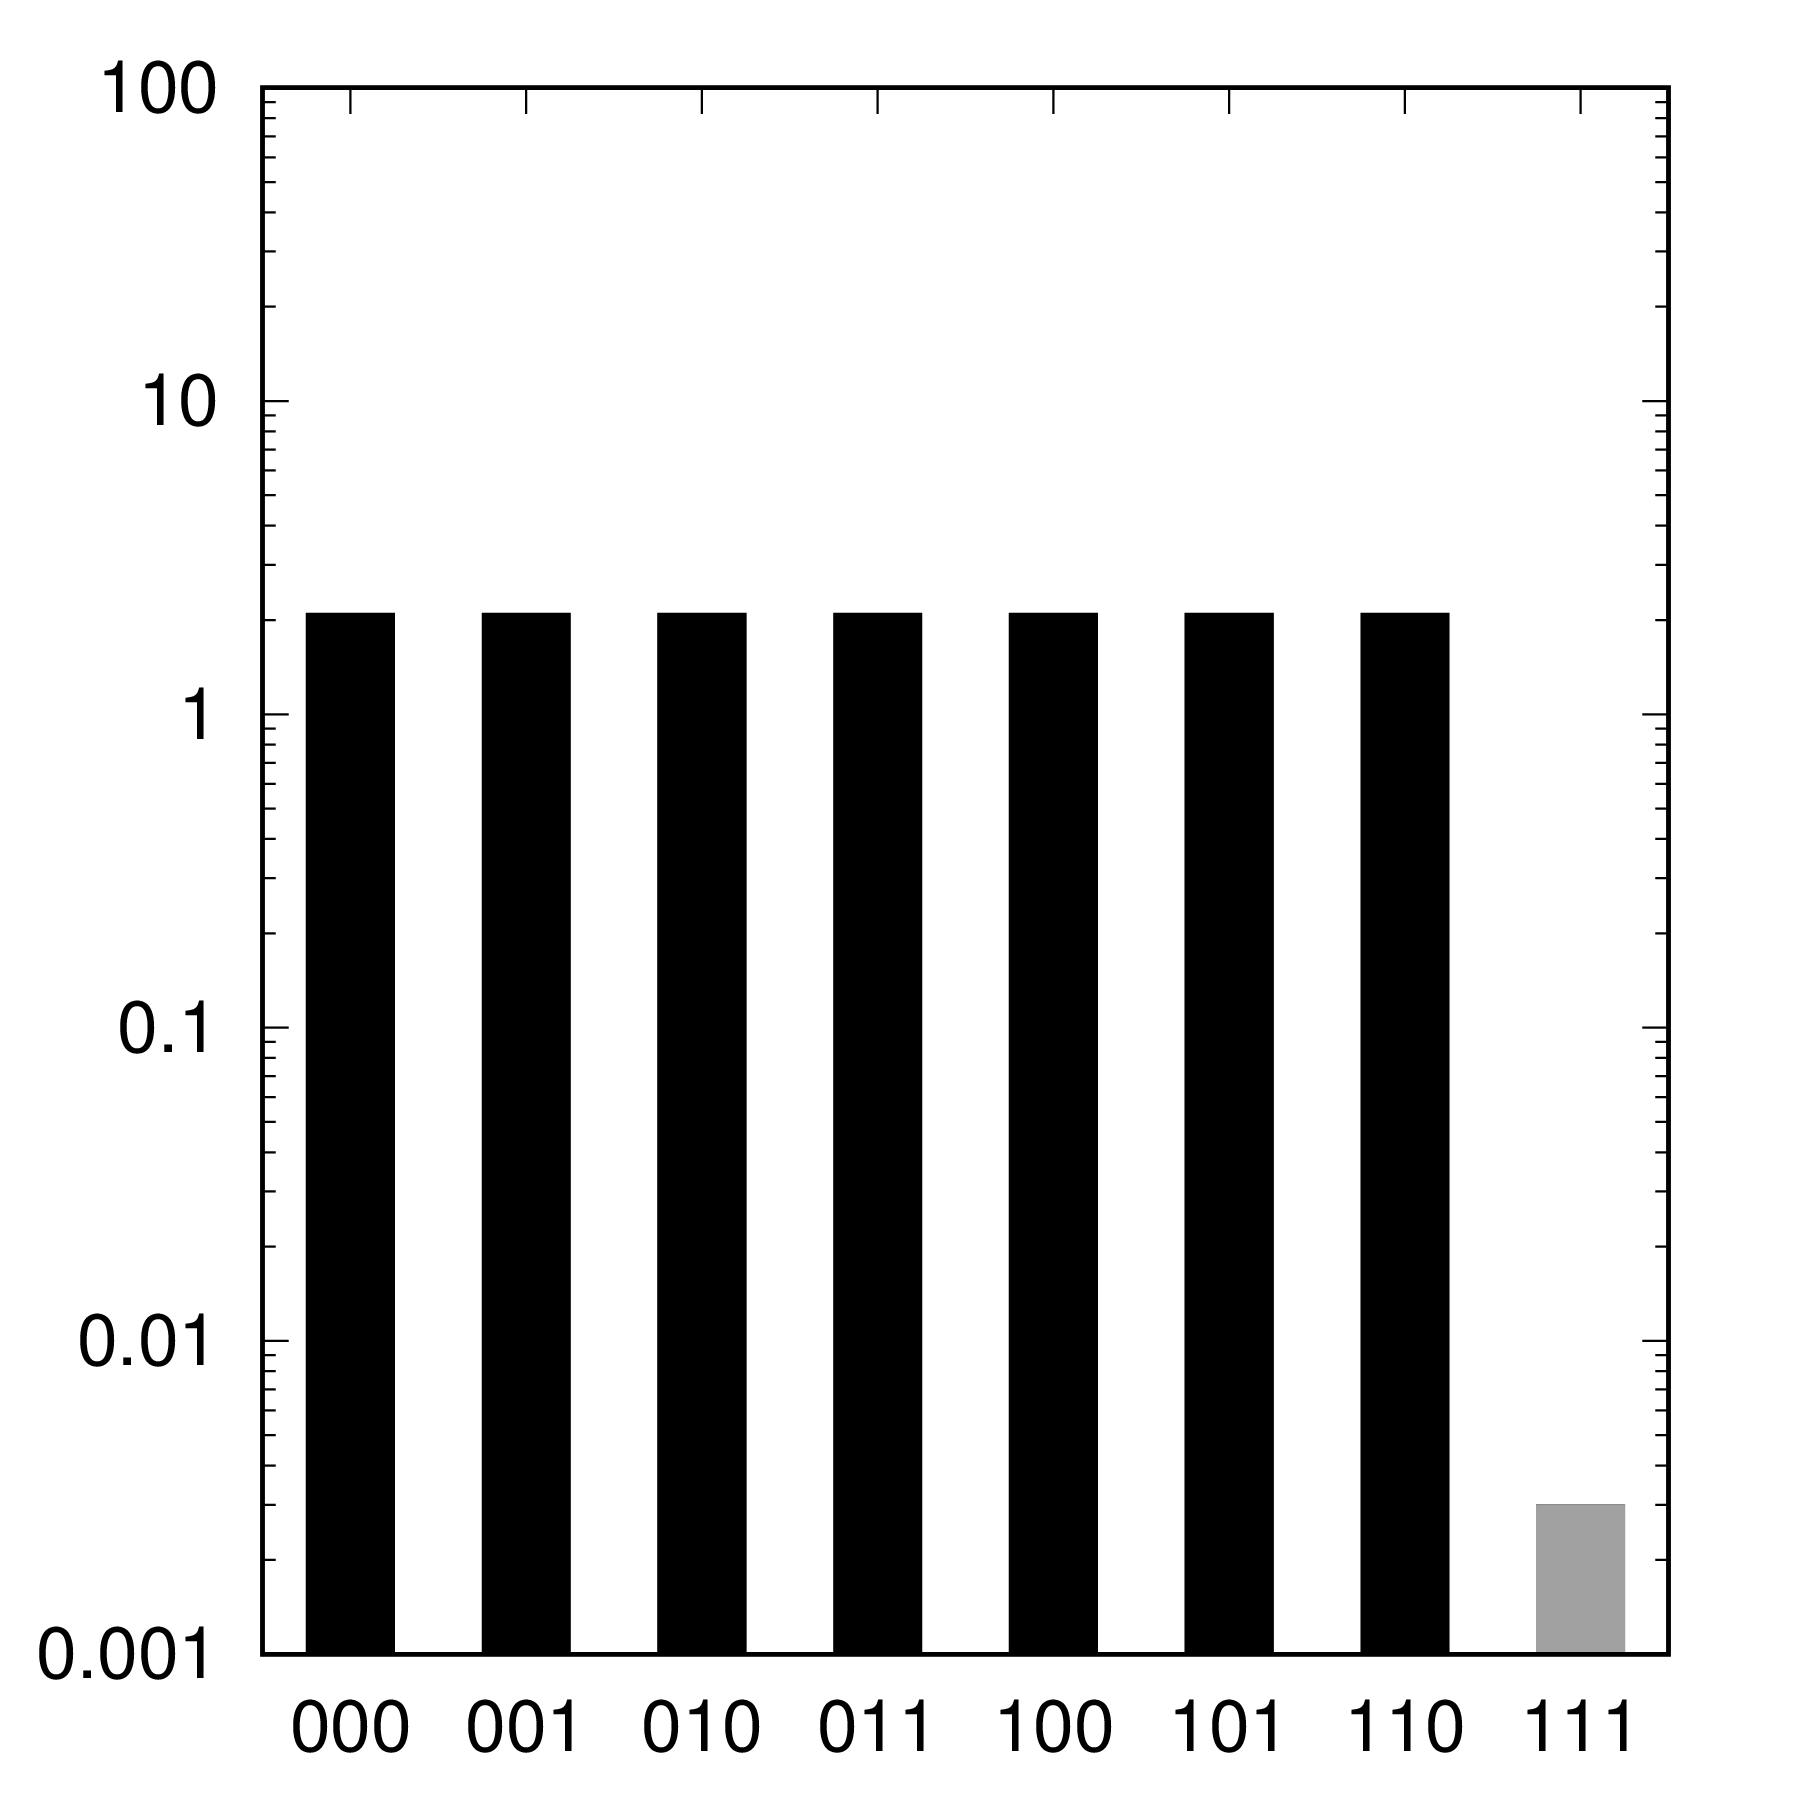

gnuplot code for this plot:
set output "demo_FixedGatesDigital0xFE_005_A000_YFP_truth.eps"
set terminal postscript eps enhanced color "Helvetica, 35" size 6,6
set boxwidth 0.5
set lmargin 6
set border linewidth 2
set tics scale 2
set mytics 10
set key off
set xrange [0.5:8+0.5]
set yrange [0.001:100.0]
set logscale y
set style fill solid
plot "< awk '{if($4 == \"red\") print}'  demo_FixedGatesDigital0xFE_005_A000_YFP_truth.dat" u 1:3:xtic(2) with boxes ls 1 lc rgb "dark-gray", \
     "< awk '{if($4 == \"blue\") print}' demo_FixedGatesDigital0xFE_005_A000_YFP_truth.dat" u 1:3:xtic(2) with boxes ls 1 lc rgb "black" 
